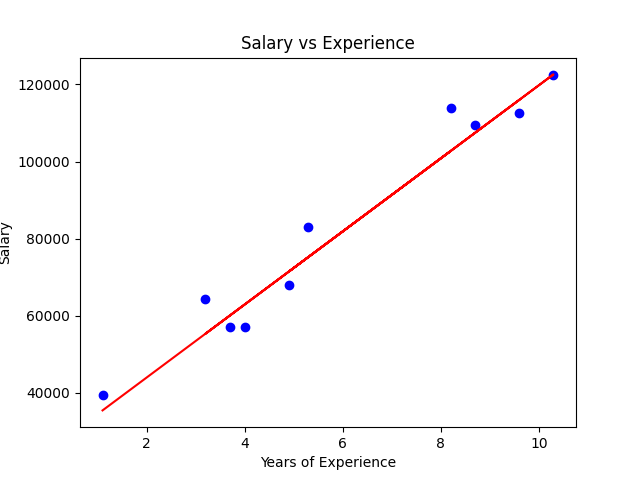

Recreate this plot in Python.
import pandas as pd
import numpy as np
from sklearn.model_selection import train_test_split
from matplotlib import pyplot as plt

data = pd.read_csv("Salaries.csv")

# Extracting all the features from which Y is to be predicted 
# in this case we are storing years of exp as feature
X = data.iloc[:,:-1].values 

# Extracting list of values that are to be predicted
# in this case we are storing salary
Y = data.iloc[:,1].values 

# splitting the data into train test split
X_train, X_test, y_train, y_test = train_test_split(X, Y, test_size=0.33, random_state=42)


class LinearRegression():
    def __init__(self,learning_rate,iterations):
        # initializing learning rate and training iterations
        self.learning_rate = learning_rate
        self.iterations = iterations

    def fit(self,x_train,y_train):
        # initializing variables
        self.m,self.n = x_train.shape 
        self.W = np.zeros(self.n)
        self.b = 0
        self.X = x_train
        self.Y = y_train
        
        # running iterations of gradient descent
        for i in range(self.iterations):
            self.gradient_descent()
        return self

    def predict(self,X):
        # implements estimator i.e. W.X + b
        return X.dot(self.W) + self.b

    def gradient_descent(self):
        # creating prediction based on current weight and bias.
        y_pred = self.predict(self.X)

        # calculating gradients or derivatives
        # derivatives will determine direction of flow on the gradient descent
        # first we calculate the current slope i.e. if we are moving towards the slope or away i.e. negative or positive slope
        # we reverse the slope which will change our direction towards the minima
        # we know that the gradient descent graph for linear regression is convex in shape
        # for ex we are on a negative slope of -2 then after reversing it becomes 2 which indicates we need to move towards right i.e. slope
        # if we are on a positive slope of 2 then after reversing it becomes -2 which indicates we need to move towards left i.e. slope
        # we transpose X to align the shape for multiplication with weight or the Y vector
        dw = -(self.X.T.dot(self.Y-y_pred) / self.m)
        db = -(np.sum(self.Y-y_pred) / self.m)

        # updating values of w and b simultaneously
        new_w = self.W-self.learning_rate*dw
        new_b = self.b-self.learning_rate*db
        self.W = new_w
        self.b = new_b
        
        return self 
    
lg = LinearRegression(0.02,1000)

lg.fit(X_train,y_train)

pred = lg.predict(X_test)

plt.scatter( X_test, y_test, color = 'blue' ) 
plt.plot( X_test, pred, color = 'red' ) 
plt.title( 'Salary vs Experience' ) 
plt.xlabel( 'Years of Experience' ) 
plt.ylabel( 'Salary' ) 
plt.savefig("linear-regression") 